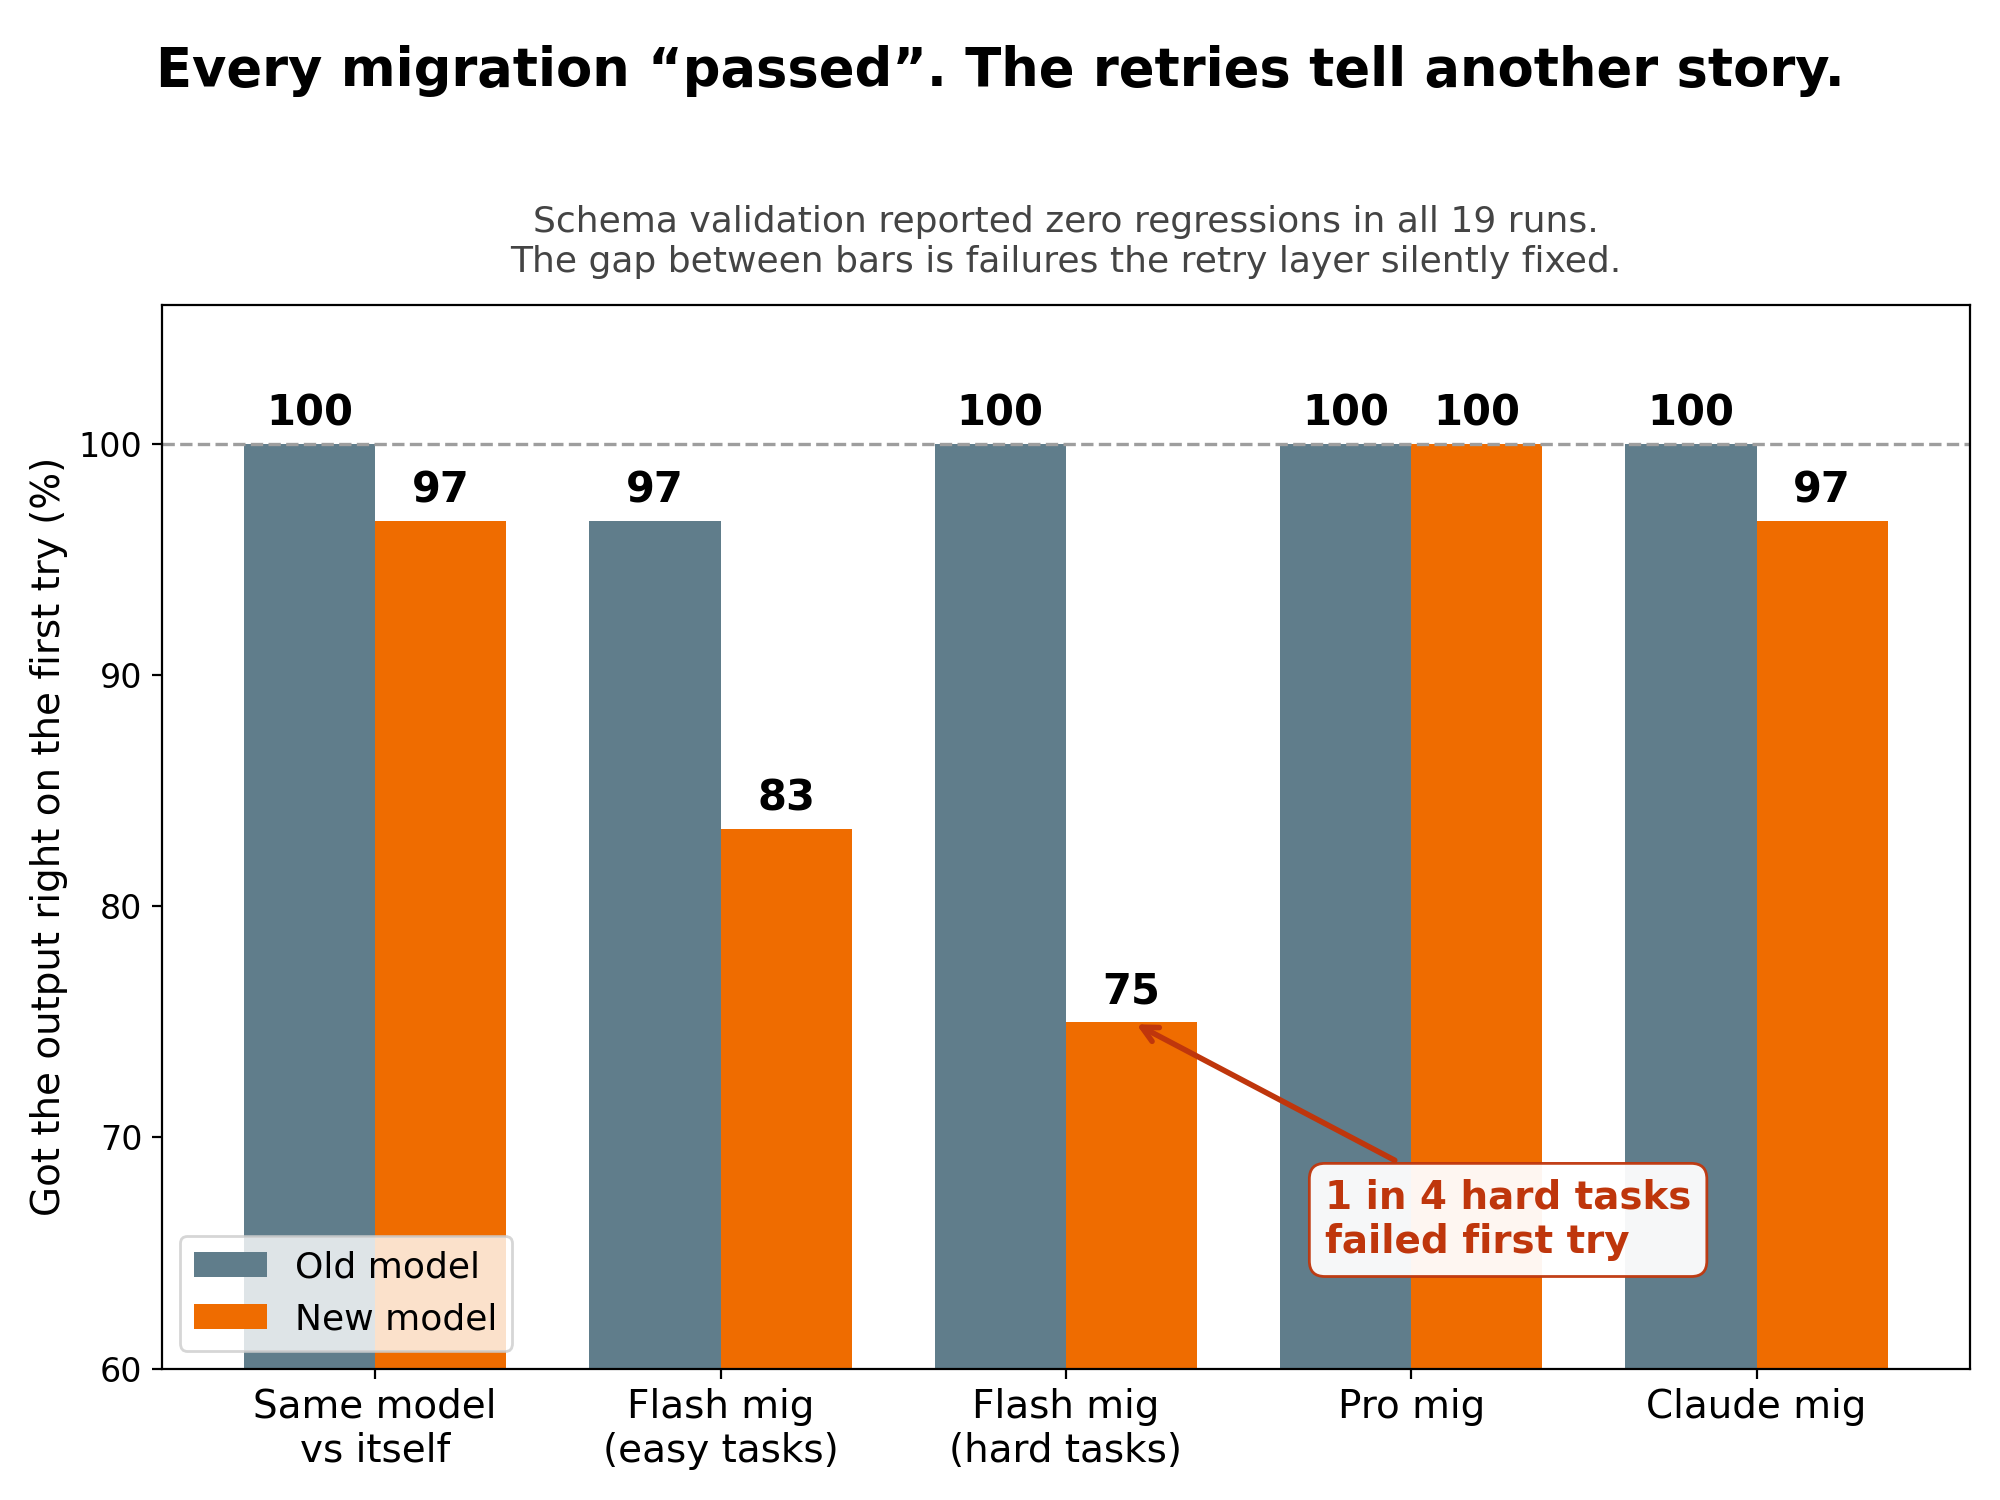

Python code for this plot:
"""Generate a LinkedIn-friendly version of the first-attempt validity chart.

Usage:  python3 paper/figures/social_media.py
Output: paper/figures/social_media.png

Same data as fig3_first_attempt, but: selected runs only (noise floor for
contrast + the migrations that moved), 4:3 aspect for mobile feeds, and
fonts sized to stay readable as a feed thumbnail.
"""

import json
from pathlib import Path

import matplotlib

matplotlib.use("Agg")
import matplotlib.pyplot as plt

ROOT = Path(__file__).resolve().parents[2]
RESULTS = ROOT / "data" / "benchmark_results"
OUT = Path(__file__).resolve().parent


def load(name):
    return [json.loads(line) for line in open(RESULTS / name)]


def first_pass_pct(records, side):
    valid = sum(1 for r in records if r[f"{side}_first_attempt_valid"])
    return valid / len(records) * 100


RUNS = [
    ("Same model\nvs itself", "noise_floor_20260609_175927.jsonl"),
    ("Flash mig\n(easy tasks)", "gemini_migration_20260609_172936.jsonl"),
    ("Flash mig\n(hard tasks)", "gemini_migration_prompts_hard_20260609_184220.jsonl"),
    ("Pro mig", "gemini_pro_migration_20260609_232303.jsonl"),
    ("Claude mig", "claude_migration_20260610_015116.jsonl"),
]


def main():
    labels, old_vals, new_vals = [], [], []
    for label, fname in RUNS:
        recs = load(fname)
        labels.append(label)
        old_vals.append(first_pass_pct(recs, "old"))
        new_vals.append(first_pass_pct(recs, "new"))
        print(f"  {label.replace(chr(10), ' '):28s} old {old_vals[-1]:5.1f}%  new {new_vals[-1]:5.1f}%")

    x = range(len(labels))
    w = 0.38
    fig, ax = plt.subplots(figsize=(10, 7.5))
    ax.bar([i - w / 2 for i in x], old_vals, w, label="Old model", color="#607d8b")
    ax.bar([i + w / 2 for i in x], new_vals, w, label="New model", color="#ef6c00")
    for i, (o, n) in enumerate(zip(old_vals, new_vals)):
        ax.text(i - w / 2, o + 0.8, f"{o:.0f}", ha="center", fontsize=15, fontweight="bold")
        ax.text(i + w / 2, n + 0.8, f"{n:.0f}", ha="center", fontsize=15, fontweight="bold")
    ax.axhline(100, color="#9e9e9e", lw=1.2, ls="--")
    ax.set_xticks(list(x))
    ax.set_xticklabels(labels, fontsize=14)
    ax.set_ylabel("Got the output right on the first try (%)", fontsize=14)
    ax.set_ylim(60, 106)
    ax.tick_params(axis="y", labelsize=12)
    fig.suptitle("Every migration “passed”. The retries tell another story.",
                 fontsize=19, fontweight="bold", y=0.97)
    ax.set_title(
        "Schema validation reported zero regressions in all 19 runs.\n"
        "The gap between bars is failures the retry layer silently fixed.",
        fontsize=13, color="#444444", pad=12)
    ax.annotate("1 in 4 hard tasks\nfailed first try",
                xy=(2 + w / 2, 75), xytext=(2.75, 65),
                fontsize=14, color="#bf360c", ha="left", fontweight="bold",
                bbox=dict(boxstyle="round,pad=0.4", fc="white", ec="#bf360c", alpha=0.95),
                arrowprops=dict(arrowstyle="->", color="#bf360c", lw=2))
    ax.legend(loc="lower left", fontsize=13)
    fig.tight_layout(rect=(0, 0, 1, 0.94))
    fig.savefig(OUT / "social_media.png", dpi=200)
    plt.close(fig)
    print(f"Wrote {OUT / 'social_media.png'}")


if __name__ == "__main__":
    main()
